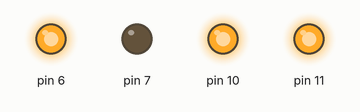
This sketch was run on a simulated Arduino Uno, built with avr-gcc and run on an emulated ATmega328P. Shown: output pins drawn as LEDs (lit = HIGH).

Above: at 0.1 s.
Timing chart, 0 to 1.6 s (numbered marks = the images above):
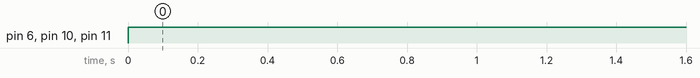

Measured:
- by itself, pin 6, pin 10, pin 11: LOW → HIGH at 0.00 s

The sketch:

sketch_aug14a.ino
```cpp
void back(){
  digitalWrite(7, LOW);
  digitalWrite(6, HIGH);
  digitalWrite(11, HIGH);
  digitalWrite(10, HIGH);
}
void setup() {
  // put your setup code here, to run once:
  pinMode(7, OUTPUT);
  pinMode(6, OUTPUT);
  pinMode(11 , OUTPUT);
  pinMode(10, OUTPUT);
}

void loop() {
  // put your main code here, to run repeatedly:
back();
}
```
